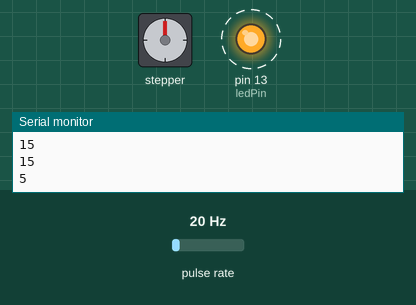
A sketch run on a simulated Arduino Uno, built with avr-gcc and run on an emulated ATmega328P. Parts: stepper motor, output pins drawn as LEDs (lit = HIGH), the last lines printed to the serial monitor. Wiring (inferred from the names in the program): pulse sensor: data pin 2. Dashed ring = blinking. Inputs (shaded band) come from the test bench; at power-on: pulse rate 20 Hz. Stepper angles assume 2048 steps per turn.

Above: at 1.2 s.
1.3 s: pulse rate (sensor on pin 2) set to 4 Hz
At 1.41 s:
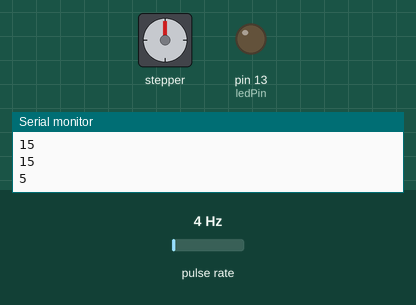
4.3 s: pulse rate (sensor on pin 2) set to 50 Hz
At 4.9 s:
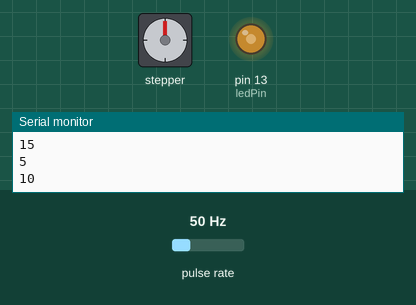
7.3 s: pulse rate (sensor on pin 2) set to 13 Hz
At 7.9 s:
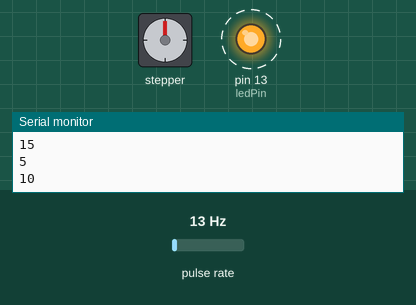
10.3 s: pulse rate (sensor on pin 2) set to 196 Hz
Timing chart, 0 to 14.3 s (numbered marks = the images above; inputs shaded):
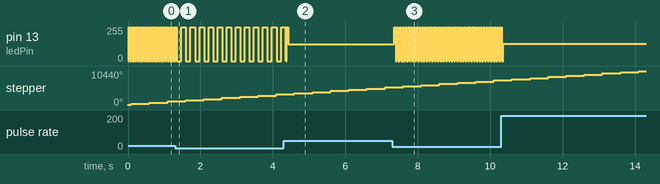

The sketch:

Task3.ino
```cpp
#include <Stepper.h>

//www.elegoo.com
//2018.10.25

/*
  Stepper Motor Control - one revolution

  This program drives a unipolar or bipolar stepper motor.
  The motor is attached to digital pins 8 - 11 of the Arduino.

  The motor should revolve one revolution in one direction, then
  one revolution in the other direction.

  There are 2048 steps per revolution.

*/

const int stepsPerRevolution = 2048;  // change this to fit the number of steps per revolution
int rolePerMinute = 15;         // Adjustable range of 28BYJ-48 stepper is 0~17 rpm

const int ledPin = 13;    //Built-in LED
const int tiltSensor = 2; //Tilt sensor

// initialize the stepper library on pins 8 through 11:
Stepper myStepper(stepsPerRevolution, 8, 10, 9, 11);

void setup() {
  // set up stepper
  myStepper.setSpeed(rolePerMinute);
  // initialize the serial port:
  Serial.begin(9600);
  Serial.println(rolePerMinute);

  // set up tilt sensor
  pinMode(ledPin,OUTPUT);          //Initialize the ledPin as an output
  pinMode(tiltSensor,INPUT);       //Initialize tilt sensor pin as an input
  digitalWrite(tiltSensor, HIGH);
  attachInterrupt(digitalPinToInterrupt(tiltSensor), builtin, CHANGE); //Definition of interrupt

  if(HIGH == digitalRead(tiltSensor))
  {
    digitalWrite(ledPin,LOW);//turn the led off
  }
  else
  {
    digitalWrite(ledPin,HIGH);//turn the led on
  }
}

void loop() {
  // step one revolution in one direction:
  myStepper.step(stepsPerRevolution);
  delay(500);
  Serial.println(rolePerMinute);
  if ( rolePerMinute != 15)
  {
    rolePerMinute += 5;
  }
  else
  {
    rolePerMinute = 5;
  }

}

void builtin() //ISR
{
  if(HIGH == digitalRead(tiltSensor))
  {
    digitalWrite(ledPin,LOW);         //turn the led off
    myStepper.setSpeed(0);
  }
  else
  {
    digitalWrite(ledPin,HIGH);        //turn the led on
    //myStepper.setSpeed(rolePerMinute);            // add this in if you want the stepper motor to turn back on when the tilt sensor returns to original position
  }

}
```

Measured:
- after the input at 7.3 s, pin 13 (ledPin): alternates 255/255 for 0.04 s and 0/255 for 0.04 s, starting after 0.05 s
